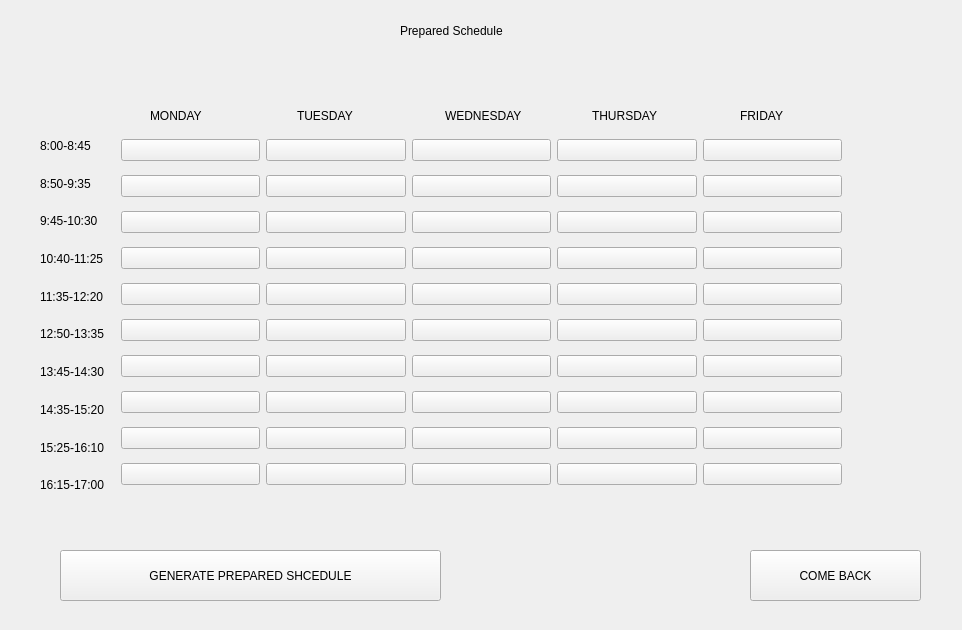
<?xml version="1.0" encoding="UTF-8"?>
<ui version="4.0">
 <class>Form</class>
 <widget class="QWidget" name="Form">
  <property name="geometry">
   <rect>
    <x>0</x>
    <y>0</y>
    <width>962</width>
    <height>630</height>
   </rect>
  </property>
  <property name="windowTitle">
   <string>Form</string>
  </property>
  <widget class="QLabel" name="label">
   <property name="geometry">
    <rect>
     <x>400</x>
     <y>10</y>
     <width>111</width>
     <height>41</height>
    </rect>
   </property>
   <property name="text">
    <string>Prepared Schedule</string>
   </property>
  </widget>
  <widget class="QPushButton" name="ComeBackButton">
   <property name="geometry">
    <rect>
     <x>750</x>
     <y>550</y>
     <width>171</width>
     <height>51</height>
    </rect>
   </property>
   <property name="text">
    <string>COME BACK</string>
   </property>
  </widget>
  <widget class="QPushButton" name="DownloadSchedule">
   <property name="geometry">
    <rect>
     <x>60</x>
     <y>550</y>
     <width>381</width>
     <height>51</height>
    </rect>
   </property>
   <property name="text">
    <string>GENERATE PREPARED SHCEDULE</string>
   </property>
  </widget>
  <widget class="QWidget" name="layoutWidget">
   <property name="geometry">
    <rect>
     <x>40</x>
     <y>130</y>
     <width>81</width>
     <height>371</height>
    </rect>
   </property>
   <layout class="QVBoxLayout" name="verticalLayout_2">
    <item>
     <widget class="QLabel" name="label_7">
      <property name="text">
       <string>8:00-8:45</string>
      </property>
     </widget>
    </item>
    <item>
     <widget class="QLabel" name="label_8">
      <property name="text">
       <string>8:50-9:35</string>
      </property>
     </widget>
    </item>
    <item>
     <widget class="QLabel" name="label_10">
      <property name="text">
       <string>9:45-10:30</string>
      </property>
     </widget>
    </item>
    <item>
     <widget class="QLabel" name="label_11">
      <property name="text">
       <string>10:40-11:25</string>
      </property>
     </widget>
    </item>
    <item>
     <widget class="QLabel" name="label_12">
      <property name="text">
       <string>11:35-12:20</string>
      </property>
     </widget>
    </item>
    <item>
     <widget class="QLabel" name="label_13">
      <property name="text">
       <string>12:50-13:35</string>
      </property>
     </widget>
    </item>
    <item>
     <widget class="QLabel" name="label_14">
      <property name="text">
       <string>13:45-14:30</string>
      </property>
     </widget>
    </item>
    <item>
     <widget class="QLabel" name="label_15">
      <property name="text">
       <string>14:35-15:20</string>
      </property>
     </widget>
    </item>
    <item>
     <widget class="QLabel" name="label_16">
      <property name="text">
       <string>15:25-16:10</string>
      </property>
     </widget>
    </item>
    <item>
     <widget class="QLabel" name="label_17">
      <property name="text">
       <string>16:15-17:00</string>
      </property>
     </widget>
    </item>
   </layout>
  </widget>
  <widget class="QWidget" name="layoutWidget">
   <property name="geometry">
    <rect>
     <x>150</x>
     <y>100</y>
     <width>731</width>
     <height>31</height>
    </rect>
   </property>
   <layout class="QHBoxLayout" name="horizontalLayout_5">
    <item>
     <widget class="QLabel" name="label_6">
      <property name="text">
       <string>MONDAY</string>
      </property>
     </widget>
    </item>
    <item>
     <widget class="QLabel" name="label_5">
      <property name="text">
       <string>TUESDAY</string>
      </property>
     </widget>
    </item>
    <item>
     <widget class="QLabel" name="label_4">
      <property name="text">
       <string>WEDNESDAY</string>
      </property>
     </widget>
    </item>
    <item>
     <widget class="QLabel" name="label_3">
      <property name="text">
       <string>THURSDAY</string>
      </property>
     </widget>
    </item>
    <item>
     <widget class="QLabel" name="label_2">
      <property name="text">
       <string>FRIDAY</string>
      </property>
     </widget>
    </item>
   </layout>
  </widget>
  <widget class="QWidget" name="layoutWidget">
   <property name="geometry">
    <rect>
     <x>121</x>
     <y>131</y>
     <width>721</width>
     <height>371</height>
    </rect>
   </property>
   <layout class="QVBoxLayout" name="verticalLayout">
    <item>
     <layout class="QHBoxLayout" name="horizontalLayout_4">
      <item>
       <widget class="QPushButton" name="hourM_1">
        <property name="text">
         <string/>
        </property>
       </widget>
      </item>
      <item>
       <widget class="QPushButton" name="hourT_1">
        <property name="text">
         <string/>
        </property>
       </widget>
      </item>
      <item>
       <widget class="QPushButton" name="hourW_1">
        <property name="text">
         <string/>
        </property>
       </widget>
      </item>
      <item>
       <widget class="QPushButton" name="hourTH_1">
        <property name="text">
         <string/>
        </property>
       </widget>
      </item>
      <item>
       <widget class="QPushButton" name="hourF_1">
        <property name="text">
         <string/>
        </property>
       </widget>
      </item>
     </layout>
    </item>
    <item>
     <layout class="QHBoxLayout" name="horizontalLayout_3">
      <item>
       <widget class="QPushButton" name="hourM_2">
        <property name="text">
         <string/>
        </property>
       </widget>
      </item>
      <item>
       <widget class="QPushButton" name="hourT_2">
        <property name="text">
         <string/>
        </property>
       </widget>
      </item>
      <item>
       <widget class="QPushButton" name="hourW_2">
        <property name="text">
         <string/>
        </property>
       </widget>
      </item>
      <item>
       <widget class="QPushButton" name="hourTH_2">
        <property name="text">
         <string/>
        </property>
       </widget>
      </item>
      <item>
       <widget class="QPushButton" name="hourF_2">
        <property name="text">
         <string/>
        </property>
       </widget>
      </item>
     </layout>
    </item>
    <item>
     <layout class="QHBoxLayout" name="horizontalLayout_2">
      <item>
       <widget class="QPushButton" name="hourM_3">
        <property name="text">
         <string/>
        </property>
       </widget>
      </item>
      <item>
       <widget class="QPushButton" name="hourT_3">
        <property name="text">
         <string/>
        </property>
       </widget>
      </item>
      <item>
       <widget class="QPushButton" name="hourW_3">
        <property name="text">
         <string/>
        </property>
       </widget>
      </item>
      <item>
       <widget class="QPushButton" name="hourTH_3">
        <property name="text">
         <string/>
        </property>
       </widget>
      </item>
      <item>
       <widget class="QPushButton" name="hourF_3">
        <property name="text">
         <string/>
        </property>
       </widget>
      </item>
     </layout>
    </item>
    <item>
     <layout class="QHBoxLayout" name="horizontalLayout">
      <item>
       <widget class="QPushButton" name="hourM_4">
        <property name="text">
         <string/>
        </property>
       </widget>
      </item>
      <item>
       <widget class="QPushButton" name="hourT_4">
        <property name="text">
         <string/>
        </property>
       </widget>
      </item>
      <item>
       <widget class="QPushButton" name="hourW_4">
        <property name="text">
         <string/>
        </property>
       </widget>
      </item>
      <item>
       <widget class="QPushButton" name="hourTH_4">
        <property name="text">
         <string/>
        </property>
       </widget>
      </item>
      <item>
       <widget class="QPushButton" name="hourF_4">
        <property name="text">
         <string/>
        </property>
       </widget>
      </item>
     </layout>
    </item>
    <item>
     <layout class="QHBoxLayout" name="horizontalLayout_6">
      <item>
       <widget class="QPushButton" name="hourM_5">
        <property name="text">
         <string/>
        </property>
       </widget>
      </item>
      <item>
       <widget class="QPushButton" name="hourT_5">
        <property name="text">
         <string/>
        </property>
       </widget>
      </item>
      <item>
       <widget class="QPushButton" name="hourW_5">
        <property name="text">
         <string/>
        </property>
       </widget>
      </item>
      <item>
       <widget class="QPushButton" name="hourTH_5">
        <property name="text">
         <string/>
        </property>
       </widget>
      </item>
      <item>
       <widget class="QPushButton" name="hourF_5">
        <property name="text">
         <string/>
        </property>
       </widget>
      </item>
     </layout>
    </item>
    <item>
     <layout class="QHBoxLayout" name="horizontalLayout_7">
      <item>
       <widget class="QPushButton" name="hourM_6">
        <property name="text">
         <string/>
        </property>
       </widget>
      </item>
      <item>
       <widget class="QPushButton" name="hourT_6">
        <property name="text">
         <string/>
        </property>
       </widget>
      </item>
      <item>
       <widget class="QPushButton" name="hourW_6">
        <property name="text">
         <string/>
        </property>
       </widget>
      </item>
      <item>
       <widget class="QPushButton" name="hourTH_6">
        <property name="text">
         <string/>
        </property>
       </widget>
      </item>
      <item>
       <widget class="QPushButton" name="hourF_6">
        <property name="text">
         <string/>
        </property>
       </widget>
      </item>
     </layout>
    </item>
    <item>
     <layout class="QHBoxLayout" name="horizontalLayout_8">
      <item>
       <widget class="QPushButton" name="hourM_7">
        <property name="text">
         <string/>
        </property>
       </widget>
      </item>
      <item>
       <widget class="QPushButton" name="hourT_7">
        <property name="text">
         <string/>
        </property>
       </widget>
      </item>
      <item>
       <widget class="QPushButton" name="hourW_7">
        <property name="text">
         <string/>
        </property>
       </widget>
      </item>
      <item>
       <widget class="QPushButton" name="hourTH_7">
        <property name="text">
         <string/>
        </property>
       </widget>
      </item>
      <item>
       <widget class="QPushButton" name="hourF_7">
        <property name="text">
         <string/>
        </property>
       </widget>
      </item>
     </layout>
    </item>
    <item>
     <layout class="QHBoxLayout" name="horizontalLayout_9">
      <item>
       <widget class="QPushButton" name="hourM_8">
        <property name="text">
         <string/>
        </property>
       </widget>
      </item>
      <item>
       <widget class="QPushButton" name="hourT_8">
        <property name="text">
         <string/>
        </property>
       </widget>
      </item>
      <item>
       <widget class="QPushButton" name="hourW_8">
        <property name="text">
         <string/>
        </property>
       </widget>
      </item>
      <item>
       <widget class="QPushButton" name="hourTH_8">
        <property name="text">
         <string/>
        </property>
       </widget>
      </item>
      <item>
       <widget class="QPushButton" name="hourF_8">
        <property name="text">
         <string/>
        </property>
       </widget>
      </item>
     </layout>
    </item>
    <item>
     <layout class="QHBoxLayout" name="horizontalLayout_10">
      <item>
       <widget class="QPushButton" name="hourM_9">
        <property name="text">
         <string/>
        </property>
       </widget>
      </item>
      <item>
       <widget class="QPushButton" name="hourT_9">
        <property name="text">
         <string/>
        </property>
       </widget>
      </item>
      <item>
       <widget class="QPushButton" name="hourW_9">
        <property name="text">
         <string/>
        </property>
       </widget>
      </item>
      <item>
       <widget class="QPushButton" name="hourTH_9">
        <property name="text">
         <string/>
        </property>
       </widget>
      </item>
      <item>
       <widget class="QPushButton" name="hourF_9">
        <property name="text">
         <string/>
        </property>
       </widget>
      </item>
     </layout>
    </item>
    <item>
     <layout class="QHBoxLayout" name="horizontalLayout_11">
      <item>
       <widget class="QPushButton" name="hourM_10">
        <property name="text">
         <string/>
        </property>
       </widget>
      </item>
      <item>
       <widget class="QPushButton" name="hourT_10">
        <property name="text">
         <string/>
        </property>
       </widget>
      </item>
      <item>
       <widget class="QPushButton" name="hourW_10">
        <property name="text">
         <string/>
        </property>
       </widget>
      </item>
      <item>
       <widget class="QPushButton" name="hourTH_10">
        <property name="text">
         <string/>
        </property>
       </widget>
      </item>
      <item>
       <widget class="QPushButton" name="hourF_10">
        <property name="text">
         <string/>
        </property>
       </widget>
      </item>
     </layout>
    </item>
   </layout>
  </widget>
 </widget>
 <resources/>
 <connections/>
</ui>
